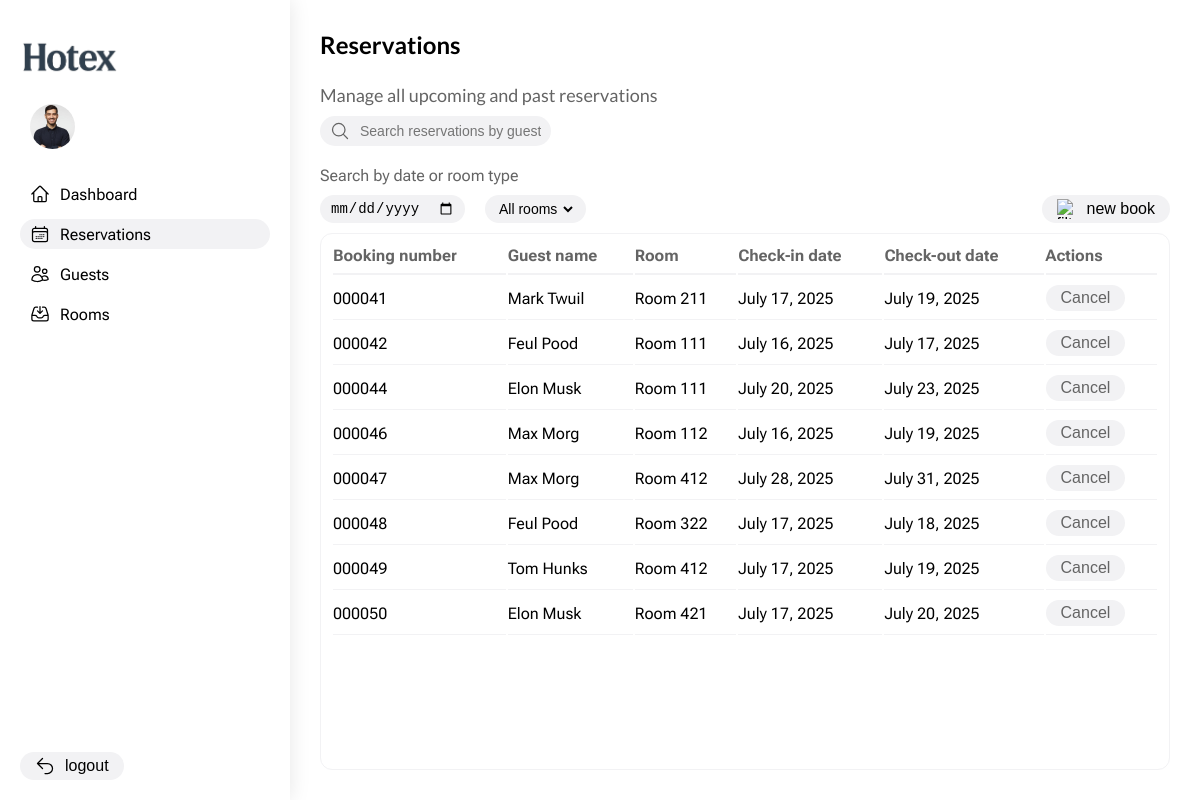
/reservations/, run on an earlier commit of the app's database.
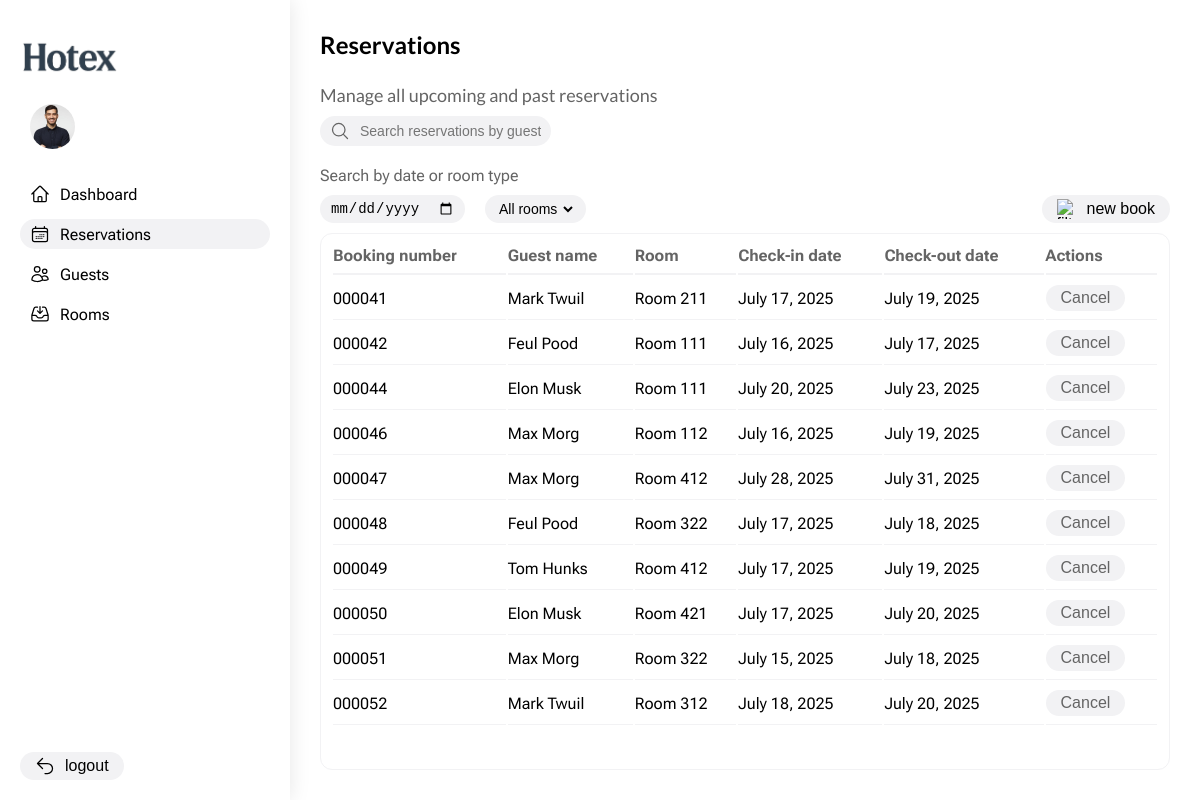
And on a later commit of the database.
### hotex_app/models.py (models this page shows, shortened)
class Reservation(models.Model):
  id = models.AutoField(primary_key=True)
  guest = models.ForeignKey(Guest, on_delete=models.CASCADE)
  room = models.ForeignKey(Room, on_delete=models.CASCADE)
  check_in = models.DateField()
  check_out = models.DateField()

class Guest(models.Model):
  objects = models.Manager()
  id = models.AutoField(primary_key=True)
  name = models.CharField(max_length=120)
  email = models.EmailField()
  phone = models.CharField(max_length=11)
  preference = models.TextField()

class Room(models.Model):
  objects = models.Manager()
  id = models.AutoField(primary_key=True)
  number = models.CharField(max_length=100)
  type = models.CharField(max_length=10, choices=room_types)
  building = models.ForeignKey(Building, on_delete=models.CASCADE)
  floor = models.IntegerField(default=1)
  beds = models.IntegerField(default=1)
  persons = models.IntegerField(default=2)

### hotex_app/views/reservations.py (the view)
def reservations_page(request):
  reservations = Reservation.objects.all()
  rooms = Room.objects.all()
  room = int(request.GET.get('room', 0))
  date = request.GET.get('date', '')
  search = unquote(request.GET.get('search', ''))
  if room != 0:
    reservations = reservations.filter(room__id=room)
  if date != '':
    _date = datetime.strptime(date, '%Y-%m-%d').date()
    reservations = reservations.filter(check_in__lte=_date, check_out__gt=_date)
  if search != '':
    reservations = reservations.filter(guest__name__contains=search)
  return (render(
    request,
    'reservations.html',
    {
      'user': request.user,
      'title': 'Reservations',
      'current_path': request.path,
      'reservations': reservations,
      'rooms': rooms,
      'query_params': {
        'room': room,
        'date': date,
        'search': search
      }
    }))

### hotex_app/templates/reservations.html (shortened to what this page needs)
{% extends "layout.html" %}
{% load static %}
{% block styles %}
    <link rel="stylesheet" href="{% static 'css/reservations.css' %}">
{% endblock %}
{% block content %}
    <main class="reservations_content">
        <h1 class="title">{{title}}</h1>
        <h3 class="subtitle">Manage all upcoming and past reservations</h3>
        <div class="input">
            <img src="{% static 'images/icons/search.svg' %}" alt="search" class="input__icon">
            <input
                type="text"
                placeholder="Search reservations by guest name or booking number"
                class="input__field input__field--search"
                id="search"
                value="{{ query_params.search }}"
            >
        </div>
        <p class="filters_title">Search by date or room type</p>
        <div class="topbar">
            <div class="topbar__filters">
                <div class="input">
                    <input type="date" class="input__field input__field" id="date" value="{{ query_params.date }}">
                </div>
                <div class="input">
                    <select name="room" id="room" class="input__field">
                        <option value="0">All rooms</option>
                    </select>
                </div>
            </div>
            <div class="topbar__actions">
                <button class="button" onclick="window.location.href='{% url 'add-reservation' %}'">
                    <img src="{% static 'images/icons/plus.svg' %}" alt="filter" class="button__icon">
                    <p class="button__text">new book</p>
                </button>
            </div>
        </div>
        <div class="table_container">
            <table class="table">
                <thead class="reservations__headers">
                    <tr>
                        <th class="table__header">Booking number</th>
                        <th class="table__header">Guest name</th>
                        <th class="table__header">Room</th>
                        <th class="table__header">Check-in date</th>
                        <th class="table__header">Check-out date</th>
                        <th class="table__header">Actions</th>
                    </tr>
                </thead>
                <tbody class="reservations__body">
                    {% for reservation in reservations %}
                        <tr class="body__row">
                            <td class="body__cell">{{ reservation.id|stringformat:"06d" }}</td>
                            <td class="body__cell">{{ reservation.guest.name }}</td>
                            <td class="body__cell">Room {{ reservation.room.number }}</td>
                            <td class="body__cell">{{ reservation.check_in }}</td>
                            <td class="body__cell">{{ reservation.check_out }}</td>
                            <td class="body__cell">
                                <button class="button" type="button" onclick="window.location.href='{% url 'cancel-reservation' reservation.id %}'">
                                    Cancel
                                </button>
                            </td>
                        </tr>
                        {% empty %}
                        <tr>
                            <td colspan="6" class="table__empty_message">No reservations found.</td>
                        </tr>
                    {% endfor %}
                </tbody>
            </table>
        </div>
    </main>
{% endblock %}

What changed in the data, as far as the page shows it:
added Reservation: id "000051", guest.name "Max Morg", room.number "322", check_in "July 15, 2025", check_out "July 18, 2025"
added Reservation: id "000052", guest.name "Mark Twuil", room.number "312", check_in "July 18, 2025", check_out "July 20, 2025"
